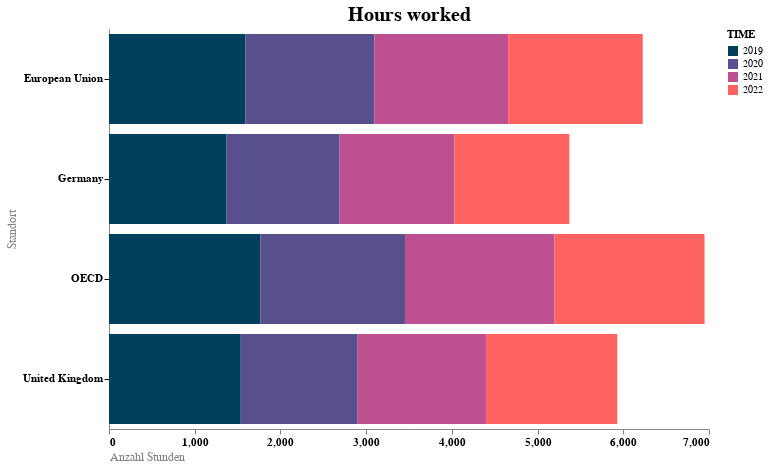

Notebook cell for this chart:
### Code cell
barchart1 = alt.Chart(df_selectedlocations).mark_bar().encode(
    x=alt.X('VALUE', scale=alt.Scale(bins=[0,1000,2000,3000,4000,5000,6000,7000])).axis(
        title='Anzahl Stunden',
        titleAnchor='start',
        grid=False,
        labelColor='black',
        tickColor='grey'),
    y=alt.Y('LOCATION').axis(
        title='Standort',
        titleAnchor='middle',
        titleAngle=-90,
        labelAngle= 0,
        grid=False,
        labelColor='black',
        tickColor='black'),
    color=alt.Color('TIME:O', scale=colors),
).properties(
    width=600,
    height=400,
    title=alt.Title(
        "Hours worked",
    )
)

barchart1_labels = alt.Chart(df_selectedlocations).mark_text(baseline='middle', color='black').encode(
    x=alt.X('VALUE'),
    y=alt.Y('LOCATION')  
)




barchart1_final = alt.layer(barchart1,barchart1_labels).configure_view(
    strokeWidth=0
).configure_title(
    fontSize=20,
    anchor='middle',
    fontWeight='bold',
).configure_axis(
    labelFontSize = 11,
    labelFontWeight='bold',
    titleFontSize = 12,
    titleFontWeight= 'normal',
    titleColor='grey'
).configure_text(
    fontWeight='bold',
    fontSize = 12
)

barchart1_final

### Figure 1 — Vega-Lite specification as saved in the notebook (floating-point values rounded to 4 significant figures)
{"config": {"view": {"continuousWidth": 300, "continuousHeight": 300, "strokeWidth": 0}, "axis": {"labelFontSize": 11, "labelFontWeight": "bold", "titleColor": "grey", "titleFontSize": 12, "titleFontWeight": "normal"}, "text": {"fontSize": 12, "fontWeight": "bold"}, "title": {"anchor": "middle", "fontSize": 20, "fontWeight": "bold"}}, "layer": [{"mark": {"type": "bar"}, "encoding": {"color": {"field": "TIME", "scale": {"range": ["#003f5c", "#58508d", "#bc5090", "#ff6361", "#ffa600"]}, "type": "ordinal"}, "x": {"axis": {"title": "Anzahl Stunden", "titleAnchor": "start", "grid": false, "labelColor": "black", "tickColor": "grey"}, "field": "VALUE", "scale": {"bins": [0, 1000, 2000, 3000, 4000, 5000, 6000, 7000]}, "type": "quantitative"}, "y": {"axis": {"title": "Standort", "titleAnchor": "middle", "titleAngle": -90, "labelAngle": 0, "grid": false, "labelColor": "black", "tickColor": "black"}, "field": "LOCATION", "type": "nominal"}}, "title": {"text": "Hours worked"}}, {"mark": {"type": "text", "baseline": "middle", "color": "black"}, "encoding": {"x": {"field": "VALUE", "type": "quantitative"}, "y": {"field": "LOCATION", "type": "nominal"}}}], "data": {"name": "data-6095557a56f44f914014977e50b81c65"}, "height": 400, "width": 600, "$schema": "https://vega.github.io/schema/vega-lite/v5.15.1.json", "datasets": {"data-6095557a56f44f914014977e50b81c65": [{"LOCATION": "Germany", "SUBJECT": "TOT", "MEASURE": "HR_WKD", "TIME": 2019, "VALUE": 1372}, {"LOCATION": "Germany", "SUBJECT": "TOT", "MEASURE": "HR_WKD", "TIME": 2020, "VALUE": 1319}, {"LOCATION": "Germany", "SUBJECT": "TOT", "MEASURE": "HR_WKD", "TIME": 2021, "VALUE": 1340}, {"LOCATION": "Germany", "SUBJECT": "TOT", "MEASURE": "HR_WKD", "TIME": 2022, "VALUE": 1340}, {"LOCATION": "United Kingdom", "SUBJECT": "TOT", "MEASURE": "HR_WKD", "TIME": 2019, "VALUE": 1537}, {"LOCATION": "United Kingdom", "SUBJECT": "TOT", "MEASURE": "HR_WKD", "TIME": 2020, "VALUE": 1364}, {"LOCATION": "United Kingdom", "SUBJECT": "TOT", "MEASURE": "HR_WKD", "TIME": 2021, "VALUE": 1498}, {"LOCATION": "United Kingdom", "SUBJECT": "TOT", "MEASURE": "HR_WKD", "TIME": 2022, "VALUE": 1531}, {"LOCATION": "OECD", "SUBJECT": "TOT", "MEASURE": "HR_WKD", "TIME": 2019, "VALUE": 1766}, {"LOCATION": "OECD", "SUBJECT": "TOT", "MEASURE": "HR_WKD", "TIME": 2020, "VALUE": 1687}, {"LOCATION": "OECD", "SUBJECT": "TOT", "MEASURE": "HR_WKD", "TIME": 2021, "VALUE": 1744}, {"LOCATION": "OECD", "SUBJECT": "TOT", "MEASURE": "HR_WKD", "TIME": 2022, "VALUE": 1751}, {"LOCATION": "European Union", "SUBJECT": "TOT", "MEASURE": "HR_WKD", "TIME": 2019, "VALUE": 1592}, {"LOCATION": "European Union", "SUBJECT": "TOT", "MEASURE": "HR_WKD", "TIME": 2020, "VALUE": 1505}, {"LOCATION": "European Union", "SUBJECT": "TOT", "MEASURE": "HR_WKD", "TIME": 2021, "VALUE": 1560}, {"LOCATION": "European Union", "SUBJECT": "TOT", "MEASURE": "HR_WKD", "TIME": 2022, "VALUE": 1570}]}}
